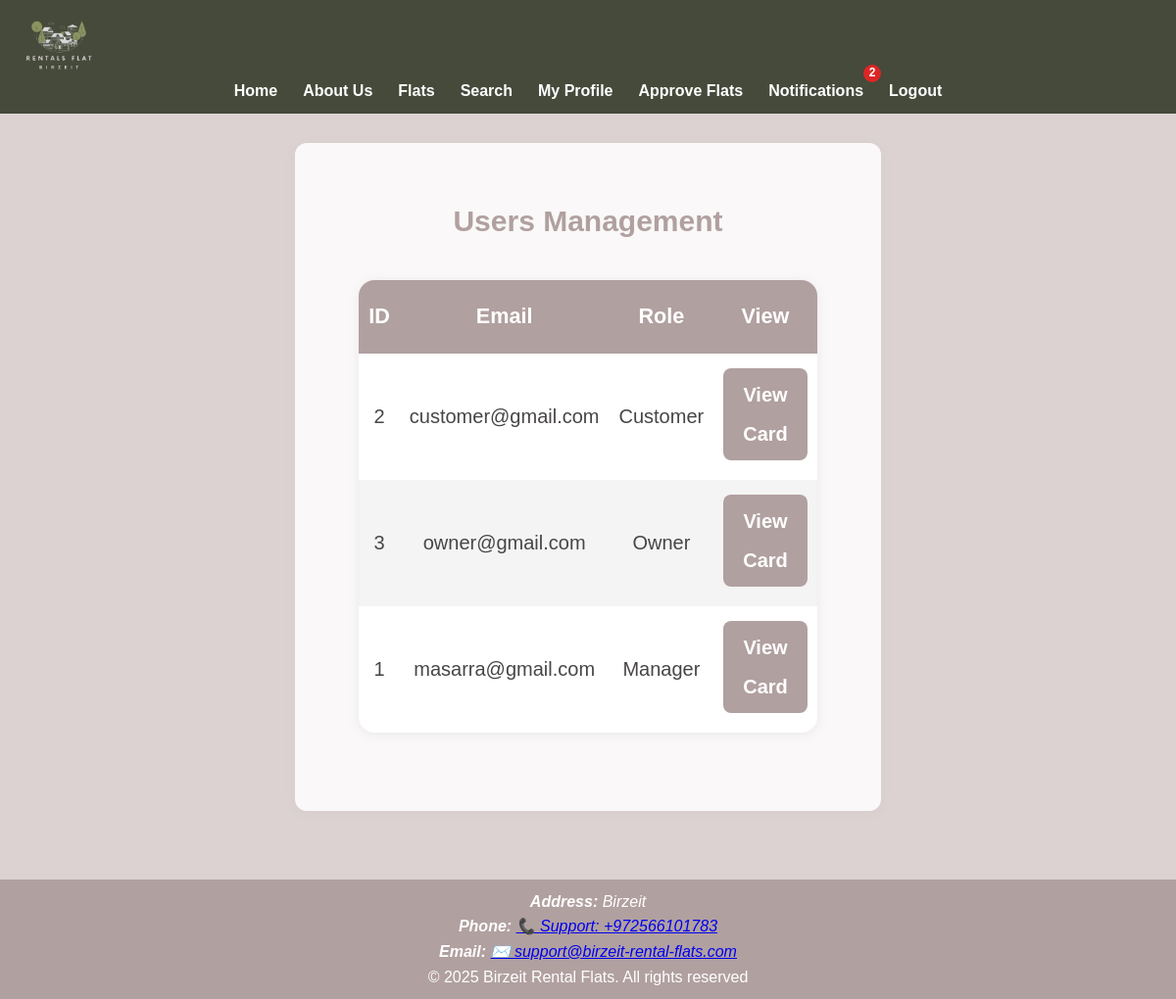
Page /manager/all_users.php (signed in) on the committed database.
### tables this page shows
CREATE TABLE `users` (
  `id` int(11) NOT NULL,
  `email` varchar(100) NOT NULL,
  `password` varchar(255) NOT NULL,
  `role` enum('customer','owner','manager') NOT NULL
);

### manager/all_users.php (the view, shortened to what this page needs)
<?php
$pdo = getDatabaseConnection();
$stmt = $pdo->query("SELECT id, email, role FROM users ORDER BY role, id");
$users = $stmt->fetchAll();
?>
<!DOCTYPE html>
<html lang="en">
<head>
  <link rel="stylesheet" href="../style.css">
</head>
<body>
<?php include __DIR__ . '/../includes/header.php'; ?>
<main class="container about-box">
    <h1>Users Management</h1>
    <table class="user-table">
        <thead>
          <tr>
            <th>ID</th>
            <th>Email</th>
            <th>Role</th>
            <th>View</th>
          </tr>
        </thead>
        <tbody>
        <?php foreach ($users as $u): ?>
        <tr>
            <td><?= $u['id'] ?></td>
            <td><?= htmlspecialchars($u['email']) ?></td>
            <td><?= ucfirst($u['role']) ?></td>
            <td>
              <a href="user_card.php?id=<?= $u['id'] ?>" class="user-card-btn" target="_blank">
                View Card
              </a>
            </td>
        </tr>
        <?php endforeach; ?>
        </tbody>
    </table>
</main>
<?php include __DIR__ . '/../includes/footer.php'; ?>
</body>
</html>

### style.css (style rules this page uses)
:root { --dark-brown: #b1a0a0; --deep-olive: #454a3a; --soft-pink: #ddd2d2; --light-beige: #c4bdbd; --text-gray: #484545; --white: #fff; --primary-color: #b1a0a0; --primary-hover: #454a3a; --accent-color: #c4bdbd; --text-color: #484545; --header-bg: #454a3a; --footer-bg: #b1a0a0; --border-radius: 12px; --box-shadow: 0 2px 12px #8881; --main-bg-color: #ddd2d2; --font-main: 'Arial', sans-serif; --font-size: 16px; --transition-speed: 0.3s; }
* { box-sizing: border-box; margin: 0; padding: 0; }
body { font-family: var(--font-main); font-size: var(--font-size); background-color: var(--main-bg-color); color: var(--text-color); line-height: 1.6; }
.container { max-width: 1200px; margin: auto; padding: 0px; }
.about-box { position: relative; background-color: rgba(255,255,255,0.85); padding: 50px 40px; margin: 30px auto; border-radius: var(--border-radius); box-shadow: var(--box-shadow); font-size: 20px; line-height: 2; color: var(--text-color); text-align: center; max-width: 1000px; z-index: 2; }
.about-box h1, .about-box h2 { font-size: 30px; color: var(--primary-color); margin-bottom: 20px; }
main { flex: 3; }
html, body { height: 100%; min-height: 100%; }
body { min-height: 100vh; display: flex; flex-direction: column; }
main.container { flex: 1 0 auto; }
.user-table { width: 80%; margin: 30px auto; border-collapse: collapse; background: #fff; border-radius: 16px; box-shadow: 0 2px 12px #8882; overflow: hidden; }
.user-table th, .user-table td { border: none; text-align: center; padding: 15px 10px; font-size: 1em; transition: background 0.2s; }
.user-table th { background: var(--primary-color); color: #fff; font-weight: bold; font-size: 1.08em; border-bottom: 2.5px solid var(--primary-color); }
.user-table tr:nth-child(even) { background: #f4f4f4; }
.user-card-btn { background: var(--primary-color); color: #fff !important; border-radius: 8px; padding: 7px 20px; font-size: 1em; font-weight: bold; text-decoration: none; border: none; cursor: pointer; transition: background 0.22s; margin-bottom: 5px; display: inline-block; }

### rows in the picture
users: id "2", email "customer@gmail.com", role "Customer"
users: id "3", email "owner@gmail.com", role "Owner"
users: id "1", email "masarra@gmail.com", role "Manager"

### other values in the picture
$notifCount "2"
